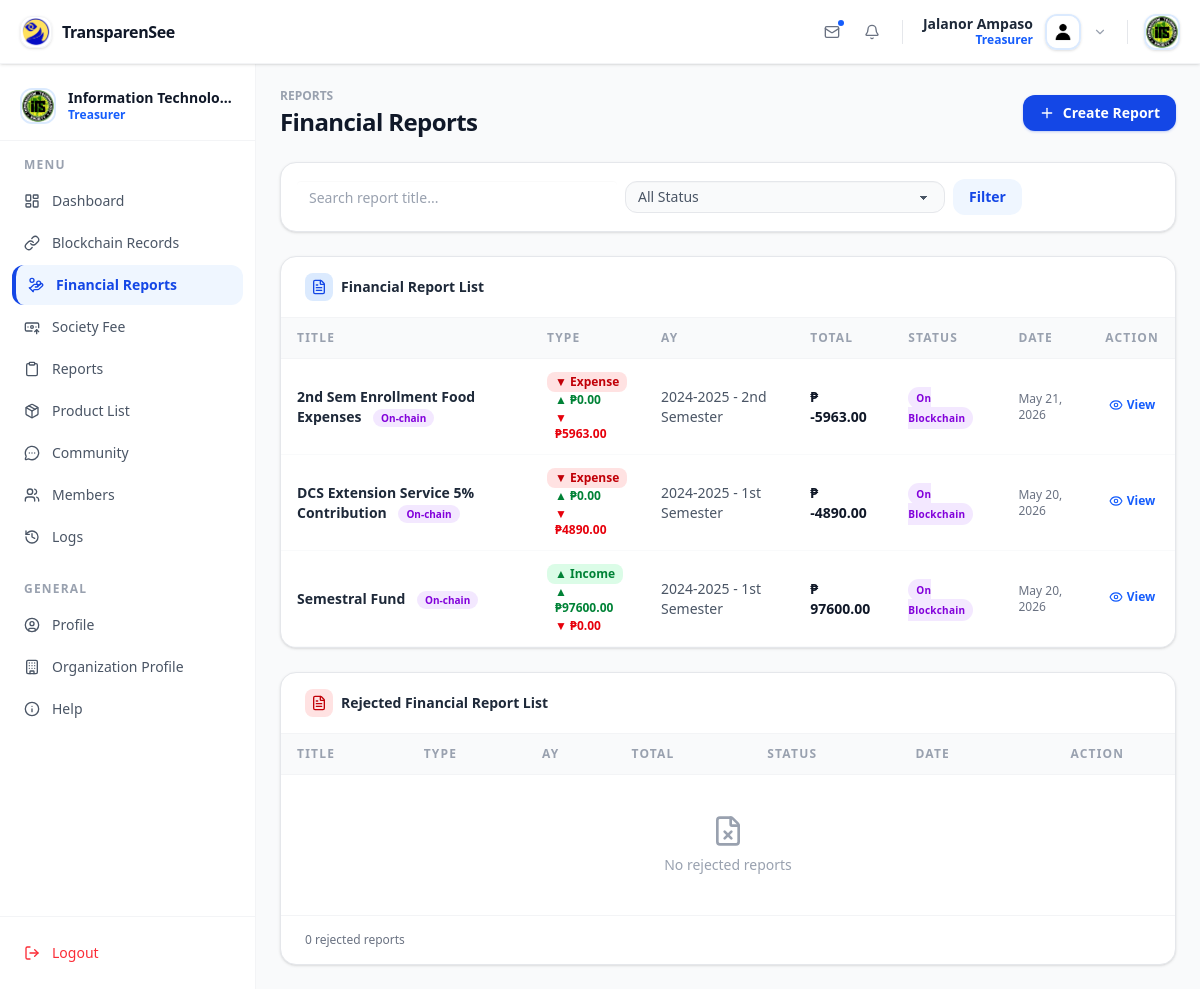
The app's page /reports/ (signed in), older data.
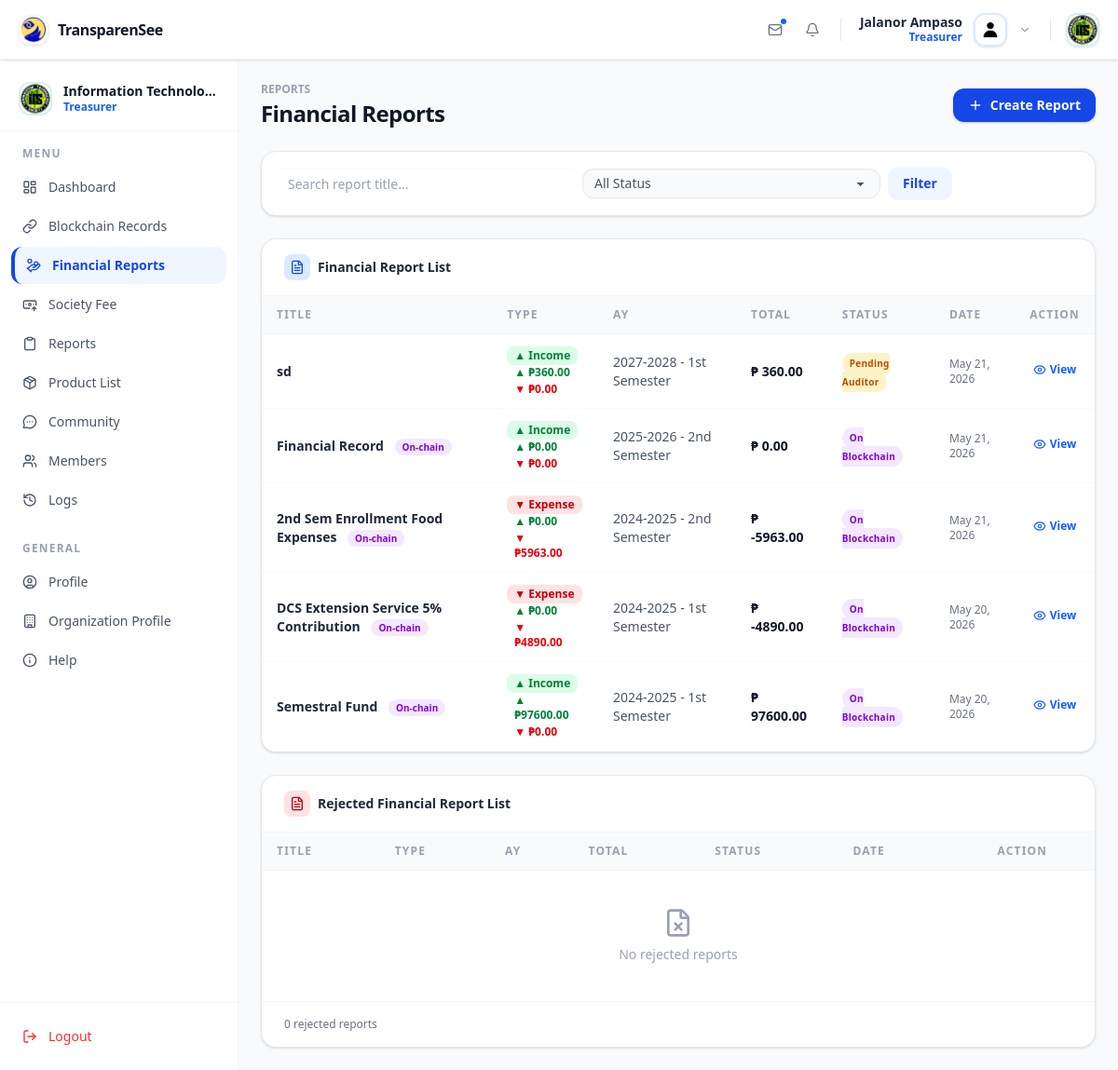
The same page, newer data.
### app/models.py (models this page shows, shortened)
class FinancialReport(models.Model):
    STATUS_CHOICES = [
        ('draft', 'Draft'),
        ('pending_auditor', 'Pending Auditor'),
        ('pending_president', 'Pending President'),
        ('pending_adviser', 'Pending Adviser'),
        ('pending_co_adviser', 'Pending Co-Adviser'),
        ('approved', 'Approved'),
        ('rejected', 'Rejected'),
        ('on_blockchain', 'On Blockchain'),
    ]
    organization = models.ForeignKey(
        Organization,
        on_delete=models.CASCADE,
        related_name='financial_reports'
    )
    created_by = models.ForeignKey(
        User,
        on_delete=models.SET_NULL,
        null=True,
        related_name='created_reports'
    )
    academic_year = models.ForeignKey(
        AcademicYear,
        on_delete=models.SET_NULL,
        null=True,
        related_name='financial_reports'
    )
    title = models.CharField(max_length=200)
    status = models.CharField(max_length=30, choices=STATUS_CHOICES, default='draft')
    auditor_approved_by = models.ForeignKey(
        User, on_delete=models.SET_NULL, null=True, blank=True,
        related_name='auditor_approved_reports'
    )
    auditor_approved_at = models.DateTimeField(null=True, blank=True)
    auditor_remarks = models.TextField(blank=True, null=True)
    president_approved_by = models.ForeignKey(
        User, on_delete=models.SET_NULL, null=True, blank=True,
        related_name='president_approved_reports'
    )
    president_approved_at = models.DateTimeField(null=True, blank=True)
    president_remarks = models.TextField(blank=True, null=True)
    co_adviser_approved_by = models.ForeignKey(
        User, on_delete=models.SET_NULL, null=True, blank=True,
        related_name='co_adviser_approved_reports'
    )
    co_adviser_approved_at = models.DateTimeField(null=True, blank=True)
    co_adviser_remarks = models.TextField(blank=True, null=True)
    adviser_approved_by = models.ForeignKey(
        User, on_delete=models.SET_NULL, null=True, blank=True,
        related_name='adviser_approved_reports'
    )
    adviser_approved_at = models.DateTimeField(null=True, blank=True)
    adviser_remarks = models.TextField(blank=True, null=True)
    blockchain_hash = models.CharField(max_length=255, blank=True, null=True)
    blockchain_recorded_at = models.DateTimeField(null=True, blank=True)
    created_at = models.DateTimeField(auto_now_add=True)
    updated_at = models.DateTimeField(auto_now=True)
    class Meta:
        ordering = ['-created_at']

class AcademicYear(models.Model):
    SEMESTER_CHOICES = [
        ('1stSem', '1st Semester'),
        ('2ndSem', '2nd Semester'),
    ]
    academic_year = models.CharField(max_length=20)
    semester = models.CharField(max_length=10, choices=SEMESTER_CHOICES)
    class Meta:
        unique_together = ['academic_year', 'semester']
        ordering = ['-academic_year', 'semester']
    def __str__(self):
        return f'{self.academic_year} - {self.get_semester_display()}'

### app/views/organization_officers/officers.py (the view)
# urls.py: path('reports/', ReportListView.as_view(), name='reports'),
class ReportListView(RoleRequireMixin, ListView):
    role_required = ['treasurer', 'auditor', 'vice_president', 'president', 'adviser', 'co_adviser', 'head', 'campus_admin']
    model = FinancialReport
    template_name = 'app/officer/treasurer/report_list.html'
    paginate_by = 10
    role_templates = {
        "treasurer": "app/officer/treasurer/sidebar.html",
        "auditor": "app/officer/auditor/sidebar.html",
        "president": "app/officer/president/sidebar.html",
        "vice_president": "app/officer/president/sidebar.html",
        "adviser": "app/adviser/sidebar.html",
        "co_adviser": "app/adviser/sidebar.html",
        "head": "app/heads/sidebar.html",
        "campus_admin": "app/campus_admin/sidebar.html",
    }
    def get_report_annotations(self):
        total_income = Coalesce(
            Sum('entries__amount', filter=Q(entries__entry_type='income')),
            Decimal('0'),
            output_field=DecimalField()
        )
        total_expense = Coalesce(
            Sum('entries__amount', filter=Q(entries__entry_type='expense')),
            Decimal('0'),
            output_field=DecimalField()
        )
        return {
            'total_income': total_income,
            'total_expense': total_expense,
            'income_count': Count('entries', filter=Q(entries__entry_type='income')),
            'expense_count': Count('entries', filter=Q(entries__entry_type='expense')),
            'net_amount': ExpressionWrapper(
                total_income - total_expense,
                output_field=DecimalField()
            ),
        }
    def get_organization(self, user):
        if hasattr(user, 'officer'):
            return user.officer.organization
        elif hasattr(user, 'adviser'):
            return user.adviser.organization
        elif hasattr(user, 'co_adviser'):
            return user.co_adviser.organization
        return None
    def get_queryset(self):
        user = self.request.user
        qs = super().get_queryset().select_related(
            'organization', 'created_by', 'academic_year'
        ).prefetch_related('entries')
        org = self.get_organization(user)
        if org:
            qs = qs.filter(organization=org)
        search = self.request.GET.get('search', '').strip()
        if search:
            qs = qs.filter(title__icontains=search)
        status = self.request.GET.get('status', '').strip()
        if status:
            qs = qs.filter(status=status)
        return qs.annotate(**self.get_report_annotations()).order_by('-created_at')
    def get_context_data(self, **kwargs):
        context = super().get_context_data(**kwargs)
        user = self.request.user
        org = self.get_organization(user)
        context['base_template'] = self.role_templates.get(user.role, 'app/base.html')
        context['reports'] = context['object_list']
        context['status_choices'] = FinancialReport.STATUS_CHOICES
        context['rejected_reports'] = FinancialReport.objects.filter(
            organization=org, status='rejected'
        ).annotate(**self.get_report_annotations())
        return context

### app/context_processors.py (called while the page is built)
def notifications(request):
    if request.user.is_authenticated:
        notifications = Notification.objects.filter(
            recipient=request.user
        ).order_by("-created_at")[:5]
        unread_count = Notification.objects.filter(
            recipient=request.user,
            is_read=False
        ).count()
        return {
            "notifications": notifications,
            "unread_count": unread_count,
        }
    return {
        "notifications": [],
        "unread_count": 0,
    }

### app/views/mixins.py (called while the page is built)
    def dispatch(self, request, *args, **kwargs):
        if not request.user.is_authenticated:
            return self.handle_no_permission()
        required_roles = self.role_required
        if isinstance(required_roles, str):
            required_roles = [required_roles]
        if required_roles and request.user.role not in required_roles:
            raise PermissionDenied
        return super().dispatch(request, *args, **kwargs)

### app/templates/app/officer/treasurer/report_list.html (shortened to what the changed rows need)
{% extends base_template %}
{% load static %}
{% block con %}
<div class="px-6 py-6 flex flex-col gap-6 bg-gray-50 ">
  <div class="flex items-center justify-between">
    <div>
      <h1 class="text-2xl font-extrabold text-gray-900 tracking-tight">Financial Reports</h1>
    </div>
  </div>
  <div class="bg-white rounded-2xl border border-gray-200 shadow-sm overflow-hidden">
    <div class="overflow-x-auto">
      <table class="w-full text-sm">
        <thead class="bg-gray-50 border-b border-gray-100">
          <tr>
            <th class="px-4 py-3 text-left text-xs font-bold tracking-widest text-gray-400 uppercase">Title</th>
            <th class="px-4 py-3 text-left text-xs font-bold tracking-widest text-gray-400 uppercase">Type</th>
            <th class="px-4 py-3 text-left text-xs font-bold tracking-widest text-gray-400 uppercase">AY</th>
            <th class="px-4 py-3 text-left text-xs font-bold tracking-widest text-gray-400 uppercase">Total</th>
            <th class="px-4 py-3 text-left text-xs font-bold tracking-widest text-gray-400 uppercase">Status</th>
            <th class="px-4 py-3 text-left text-xs font-bold tracking-widest text-gray-400 uppercase">Date</th>
            <th class="px-4 py-3 text-center text-xs font-bold tracking-widest text-gray-400 uppercase">Action</th>
          </tr>
        </thead>
        <tbody>
          {% for report in reports %}
          <tr class="border-b border-gray-50 hover:bg-gray-50 transition-colors">
            <td class="px-4 py-3 font-semibold text-gray-800">
              {{ report.title }}
              {% if report.blockchain_hash %}
                <span class="ml-2 text-[10px] px-2 py-0.5 rounded-full bg-purple-100 text-purple-700 font-bold">On-chain</span>
              {% endif %}
            </td>
            <td class="px-4 py-3">
              {% if report.income_count %}
                <span class="inline-flex items-center gap-1 px-2 py-0.5 rounded-lg text-xs font-bold bg-green-100 text-green-700">▲ Income</span>
              {% endif %}
              {% if report.expense_count %}
                <span class="inline-flex items-center gap-1 px-2 py-0.5 rounded-lg text-xs font-bold bg-red-100 text-red-700">▼ Expense</span>
              {% endif %}
              <div class="flex px-2 flex-col gap-0.5">
                <span class="text-xs font-semibold text-green-700">▲ ₱{{ report.total_income|floatformat:2|default:"0.00" }}</span>
                <span class="text-xs font-semibold text-red-600">▼ ₱{{ report.total_expense|floatformat:2|default:"0.00" }}</span>
              </div>
            </td>
            <td class="px-4 py-3 text-gray-600">{{ report.academic_year }}</td>
            <td class="px-4 py-3 font-semibold text-gray-900">₱ {{ report.net_amount|floatformat:2 }}</td>
            <td class="px-4 py-3">
              <span class="px-2 py-1 text-[10px] font-bold rounded-full tracking-wide
                {% if report.status == 'approved' %}bg-green-100 text-green-700
                {% elif report.status == 'rejected' %}bg-red-100 text-red-700
                {% elif 'pending' in report.status %}bg-amber-100 text-amber-700
                {% elif report.status == 'on_blockchain' %}bg-purple-100 text-purple-700
                {% else %}bg-gray-100 text-gray-600{% endif %}">
                {{ report.get_status_display }}
              </span>
            </td>
            <td class="px-4 py-3 text-gray-500 text-xs">{{ report.created_at|date:"M d, Y" }}</td>
            <td class="px-4 py-3 text-center">
              <div class="inline-flex items-center gap-3">
                <a href="{% url 'report_detail' report.pk %}"
                  class="inline-flex items-center gap-1 text-blue-600 hover:text-blue-800 text-xs font-semibold">
                  <i data-lucide="eye" class="w-3.5 h-3.5"></i> View
                </a>
              </div>
            </td>
          </tr>
          {% endfor %}
        </tbody>
      </table>
    </div>
  </div>
  <div class="bg-white rounded-2xl border border-gray-200 shadow-sm overflow-hidden">
    <div class="overflow-x-auto">
      <table class="w-full text-sm">
        <thead class="bg-gray-50 border-b border-gray-100">
          <tr>
            <th class="px-4 py-3 text-left text-xs font-bold tracking-widest text-gray-400 uppercase">Title</th>
            <th class="px-4 py-3 text-left text-xs font-bold tracking-widest text-gray-400 uppercase">Type</th>
            <th class="px-4 py-3 text-left text-xs font-bold tracking-widest text-gray-400 uppercase">AY</th>
            <th class="px-4 py-3 text-left text-xs font-bold tracking-widest text-gray-400 uppercase">Total</th>
            <th class="px-4 py-3 text-left text-xs font-bold tracking-widest text-gray-400 uppercase">Status</th>
            <th class="px-4 py-3 text-left text-xs font-bold tracking-widest text-gray-400 uppercase">Date</th>
            <th class="px-4 py-3 text-center text-xs font-bold tracking-widest text-gray-400 uppercase">Action</th>
          </tr>
        </thead>
      </table>
    </div>
  </div>
</div>
{% endblock con %}

Row changes from the older to the newer data that the page shows:
added FinancialReport: title "sd", shows "▲ Income", total_income "360.00", total_expense "0.00", academic_year "2027-2028 - 1st Semester", net_amount "360.00", status "Pending Auditor", created_at "May 21, 2026"
added FinancialReport: title "Financial Record", shows "On-chain", shows "▲ Income", total_income "0.00", total_expense "0.00", academic_year "2025-2026 - 2nd Semester", net_amount "0.00", status "On Blockchain", created_at "May 21, 2026"
